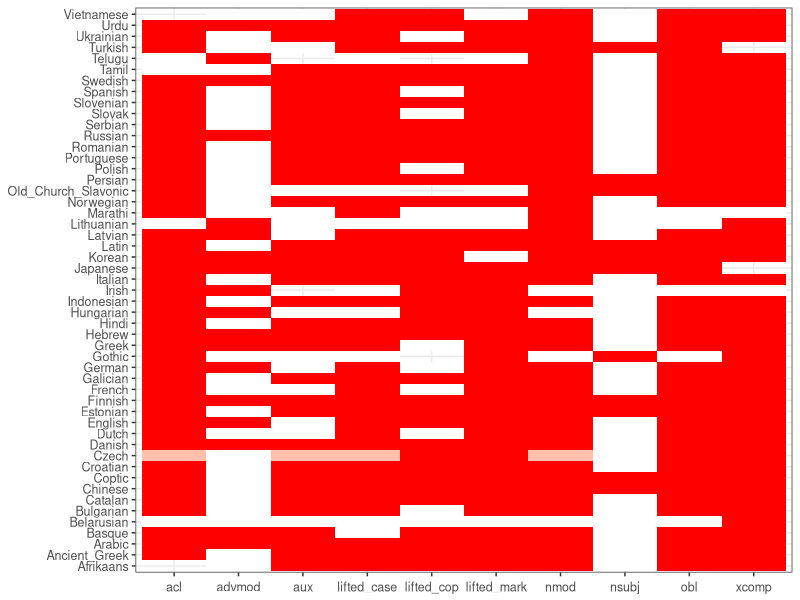

Source code (R):

data = read.csv("../../grammars/manual_output_funchead_two_coarse_lambda09_best_balanced/auto-summary-lstm.tsv", sep="\t")# %>% rename(Quality=AverageLength)

best = read.csv("../strongest_models/best-two-lambda09-best-balanced.csv")

library(dplyr)
library(tidyr)
library(ggplot2)

library(forcats)
data = data %>% mutate(Language = fct_recode(Language, "Old_Church_Slavonic" = "Old", "Ancient_Greek"= "Ancient"))





data = merge(data %>% mutate(FileName = as.character(FileName)), best %>% rename(FileName = Model), by=c("Language", "FileName"))

data = data



languages = read.csv("../languages/languages-iso_codes.tsv", sep=",")
data  = merge(data, languages, by=c("Language"), all.x=TRUE)




dependency = "nmod"

getCorrPair = function(dependency) {
   corr_pair = data %>% filter((CoarseDependency == dependency) | (CoarseDependency == "obj"))
   corr_pair = unique(corr_pair %>% select(Family, Language, FileName, CoarseDependency, DH_Weight)) %>% spread(CoarseDependency, DH_Weight)
   corr_pair$correlator = corr_pair[[dependency]]
   corr_pair = corr_pair %>% mutate(correlator_s = pmax(0,sign(correlator)), obj_s=pmax(0,sign(obj)))
   return(corr_pair)
}

corr_pair = getCorrPair("nmod")

dependencies = c("acl", "advcl", "advmod", "amod", "appos", "aux", "ccomp", "compound", "conj", "csubj", "dep", "det", "discourse", "dislocated", "expl", "fixed", "flat", "goeswith", "iobj", "lifted_case", "lifted_cc", "lifted_cop", "lifted_mark", "list", "nmod", "nsubj", "nummod", "obl", "orphan", "parataxis", "reparandum", "vocative", "xcomp")

for(dependency in dependencies) {
   corr_pair = getCorrPair(dependency)
   satisfiedFraction = mean((corr_pair$correlator_s == corr_pair$obj_s), na.rm=TRUE)
   cat(paste(dependency, satisfiedFraction, sep="\t"), sep="\n") #, file="results-two.tsv", append=TRUE, sep="\n")
}



ofInterest =  c("acl", "advmod", "aux", "lifted_case", "lifted_cop", "lifted_mark", "nmod", "nsubj", "obl", "xcomp")


data = data %>% select(CoarseDependency, Family, Language, FileName, DH_Weight)

D = data %>% filter(CoarseDependency == "obj") %>% rename(DH_Weight_Obj = DH_Weight) %>% select(DH_Weight_Obj, FileName)
data = merge(data, D, by=c("FileName"))

data = data %>% filter(CoarseDependency %in% ofInterest)

data = data %>% mutate(Dir = pmax(0, sign(DH_Weight)), DirObj = pmax(0, sign(DH_Weight_Obj))) %>% mutate(Agree = (Dir == DirObj))

reverseOrder = c("aux")
data[data$CoarseDependency %in% reverseOrder,]$Agree = 1-data[data$CoarseDependency %in% reverseOrder,]$Agree


D = data %>% group_by(Language, Family, CoarseDependency) %>% summarise(Agree = mean(Agree))


library(scales)

plot = ggplot(D, aes(x = CoarseDependency, y = Language)) + 
  geom_tile(aes(fill=Agree)) + 
  scale_fill_gradient(low="white", high="red", limits=c(0.5, 1), oob=squish) +
  theme_bw() + theme(axis.text.x=element_text(size=9, angle=0, vjust=0.3),
                     axis.text.y=element_text(size=9),
                     plot.title=element_text(size=11)) +
  theme(axis.title=element_blank()) + 
  theme(legend.position="none")

ggsave(file="figures/coverage-two-lambda09-best.pdf", plot=plot)


#ordered_languages = (read.csv("ordered_languages.csv"))$x
#ordered_deps = (read.csv("ordered_dependencies.csv"))$x
#
#plot = ggplot(D, aes(x = factor(CoarseDependency, levels=ordered_deps), y = factor(Language, levels=ordered_languages))) + 
#  geom_tile(aes(fill=Agree)) + 
#  scale_fill_gradient(low="white", high="red", limits=c(0.5, 1), oob=squish) +
#  labs(x="Correlations", y="Languages", title="Matrix") +
#  theme_bw() + theme(axis.text.x=element_text(size=9, angle=0, vjust=0.3),
#                     axis.text.y=element_text(size=9),
#                     plot.title=element_text(size=11))
#
#ggsave(file="coverage-two-lambda09-best-ordered.png", plot=plot)
#
#
#
